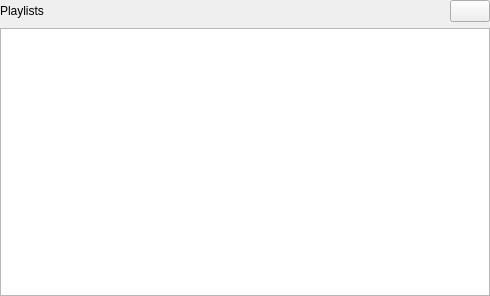
<?xml version="1.0" encoding="UTF-8"?>
<ui version="4.0">
 <class>PlaylistViewWidget</class>
 <widget class="QWidget" name="PlaylistViewWidget">
  <property name="geometry">
   <rect>
    <x>0</x>
    <y>0</y>
    <width>490</width>
    <height>296</height>
   </rect>
  </property>
  <property name="windowTitle">
   <string>Form</string>
  </property>
  <layout class="QHBoxLayout" name="horizontalLayout">
   <property name="leftMargin">
    <number>0</number>
   </property>
   <property name="topMargin">
    <number>0</number>
   </property>
   <property name="rightMargin">
    <number>0</number>
   </property>
   <property name="bottomMargin">
    <number>0</number>
   </property>
   <item>
    <layout class="QVBoxLayout" name="verticalLayout_2">
     <item>
      <layout class="QHBoxLayout" name="horizontalLayout_4">
       <item>
        <widget class="QLabel" name="label">
         <property name="text">
          <string>Playlists</string>
         </property>
        </widget>
       </item>
       <item>
        <spacer name="horizontalSpacer">
         <property name="orientation">
          <enum>Qt::Orientation::Horizontal</enum>
         </property>
         <property name="sizeHint" stdset="0">
          <size>
           <width>40</width>
           <height>20</height>
          </size>
         </property>
        </spacer>
       </item>
       <item>
        <widget class="QPushButton" name="createPlaylistButton">
         <property name="text">
          <string/>
         </property>
         <property name="icon">
          <iconset resource="../resources.qrc">
           <normaloff>:/resources/plus.svg</normaloff>:/resources/plus.svg</iconset>
         </property>
        </widget>
       </item>
      </layout>
     </item>
     <item>
      <widget class="QListWidget" name="playlistListWidget">
       <property name="contextMenuPolicy">
        <enum>Qt::ContextMenuPolicy::CustomContextMenu</enum>
       </property>
      </widget>
     </item>
    </layout>
   </item>
  </layout>
 </widget>
 <resources>
  <include location="../resources.qrc"/>
 </resources>
 <connections/>
</ui>
